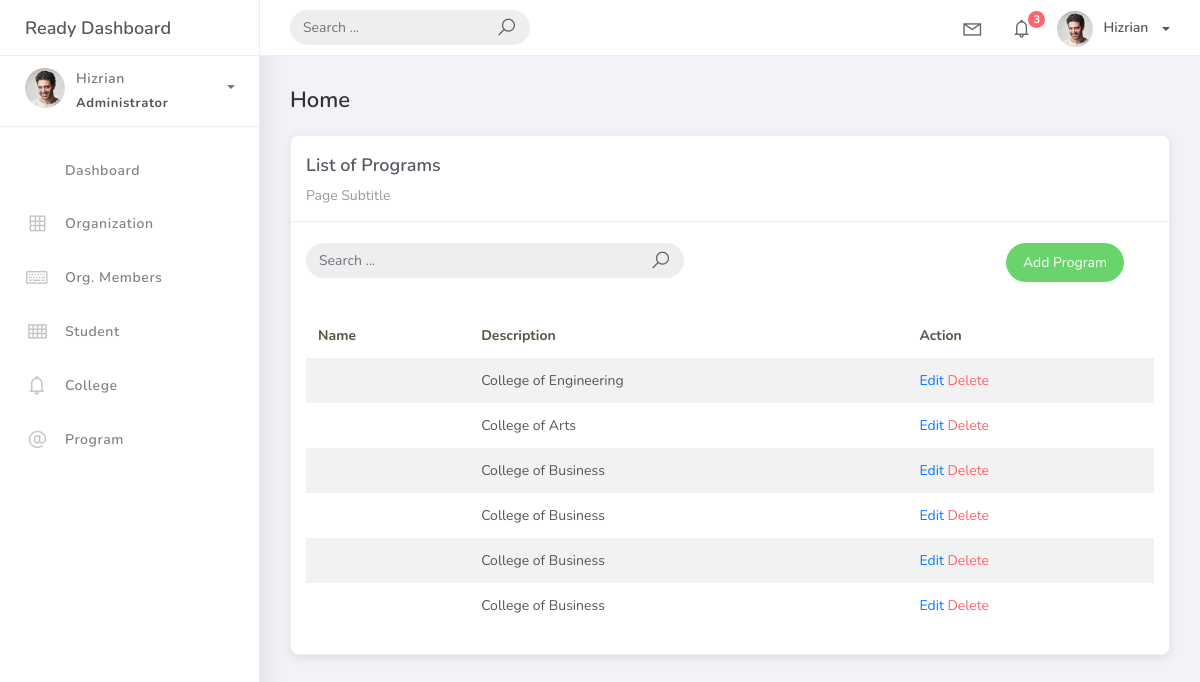
Page /programs/ on the earlier database version.
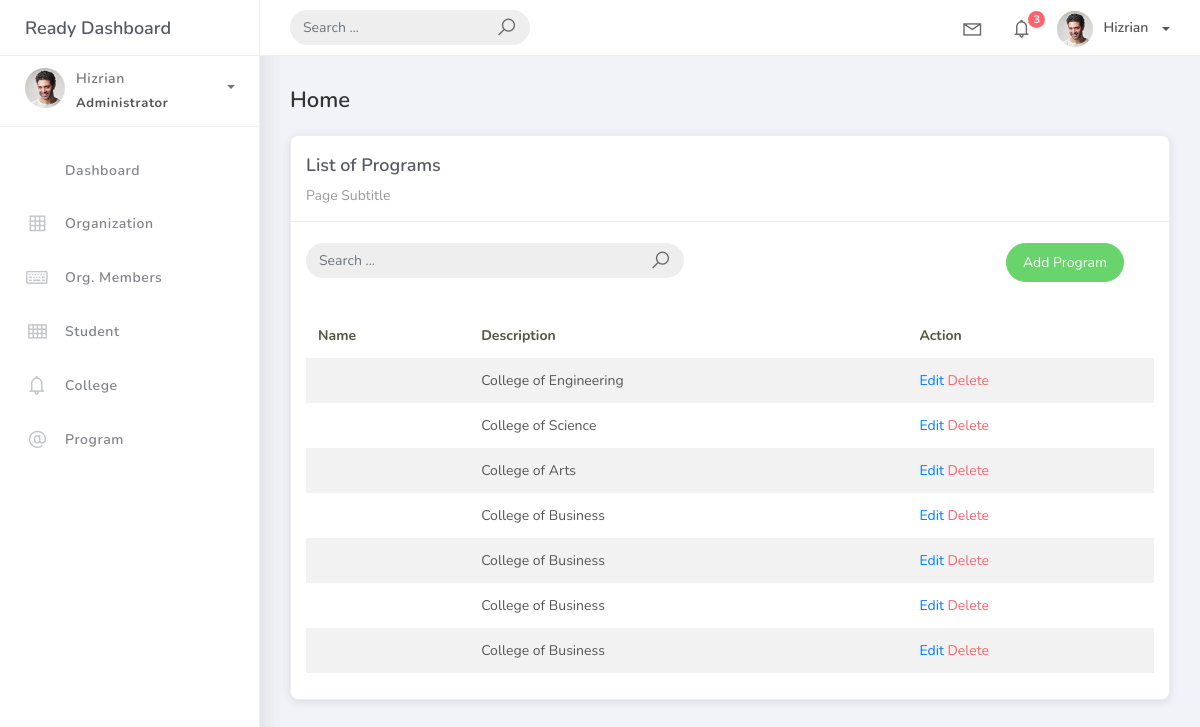
Same page on the later database version.
### projectsite/models.py (models this page shows, shortened)
class BaseModel(models.Model):
    created_at = models.DateTimeField(auto_now_add=True, db_index=True)
    updated_at = models.DateTimeField(auto_now=True)
    class Meta:
        abstract = True

class Program(BaseModel):
    program_name = models.CharField(max_length=100)
    college = models.ForeignKey(College, on_delete=models.CASCADE)

class College(BaseModel):
    college_name = models.CharField(max_length=100)
    def __str__(self):
        return self.college_name

### projectsite/views.py (the view)
# urls.py: path('programs/', views.ProgramListView.as_view(), name='program-list'),
class ProgramListView(ListView):
    model = Program
    template_name = 'program_list.html'
    context_object_name = 'programs'
    paginate_by = 10
    def get_queryset(self):
        return Program.objects.select_related('college').prefetch_related(
            'student_set'
        ).annotate(
            student_count=Count('student')
        ).all()

### templates/program_list.html (shortened to what this page needs)
{% extends 'base.html' %} {% load static %} {% block content %}
<div class="content">
<div class="container-fluid">
<h4 class="page-title">Home</h4>
<div class="row">
    <div class="col-md-12">
    <div class="card">
        <div class="card-header">
        <div class="card-title">List of Programs</div>
        <div class="card-category">Page Subtitle</div>
        </div>
        <br />
        <div class="col-md-12 row">
        <div class="col-md-6">
            <form
            class="navbar-left navbar-form nav-search mr-md-3" action="{% url 'program-list' %}">
            <div class="input-group">
                <input
                type="text" placeholder="Search ... " class="form-control" name="q"/>
                <div class="input-group-append">
                <span class="input-group-text">
                    <i class="la la-search search-icon"></i>
                </span>
                </div>
            </div>
            </form>
        </div>
        <div class="col-md-6">
            <div class="pull-right">
            <a
                href="{% url 'program-add' %}" class="btn btn-success btn-rounded" >Add Program</a>
            </div>
        </div>
        </div>
        <div class="card-body">
        <table class="table table-striped mt-3">
            <thead>
            <tr>
                <th scope="col">Name</th>
                <th scope="col">Description</th>
                <th scope="col">Action</th>
            </tr>
            </thead>
            <tbody>
            {% for object in object_list %}
            <tr>
                <td>{{ object.prog_name }}</td>
                <td>{{ object.college }}</td>
                <td>
                <a href="program_list/{{ object.id }}">Edit</a>
                <a href="program_list/{{ object.id }}/delete" class="text-danger">Delete</a></td>
            </tr>
            {% endfor %}
            </tbody>
        </table>
        </div>
    </div>
    </div>
</div>
</div>
</div>
{% endblock %}

Differences in the rows shown:
added Program: college "College of Science"
